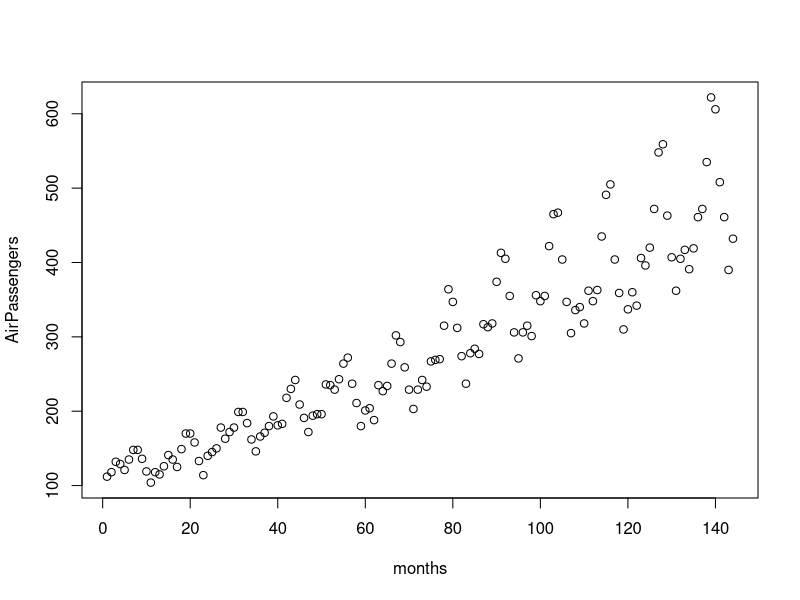
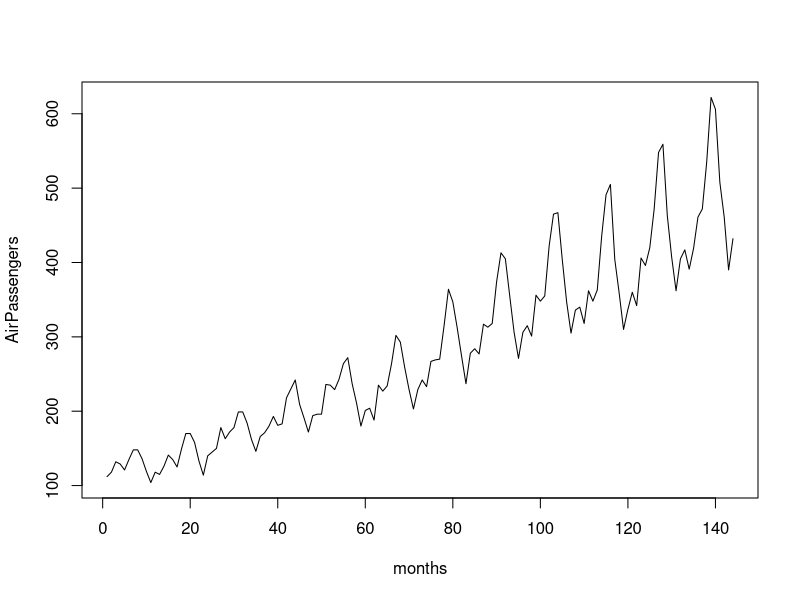
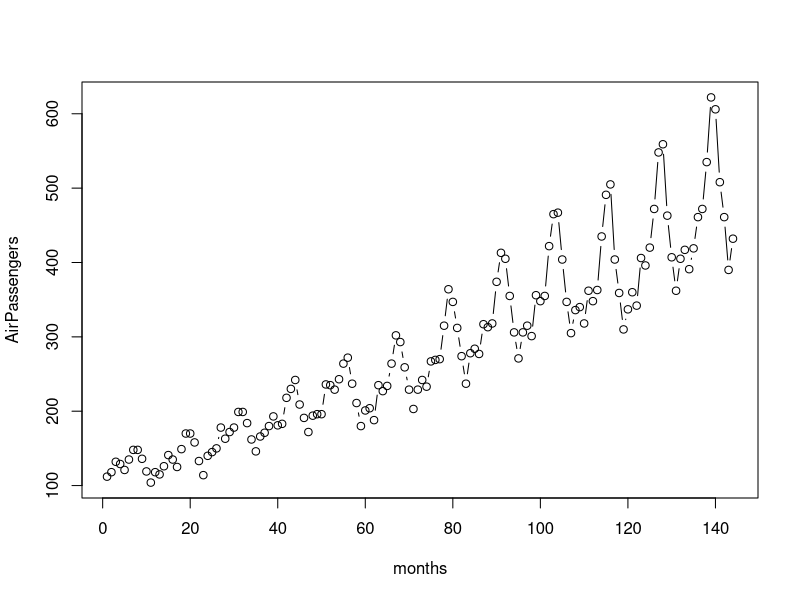
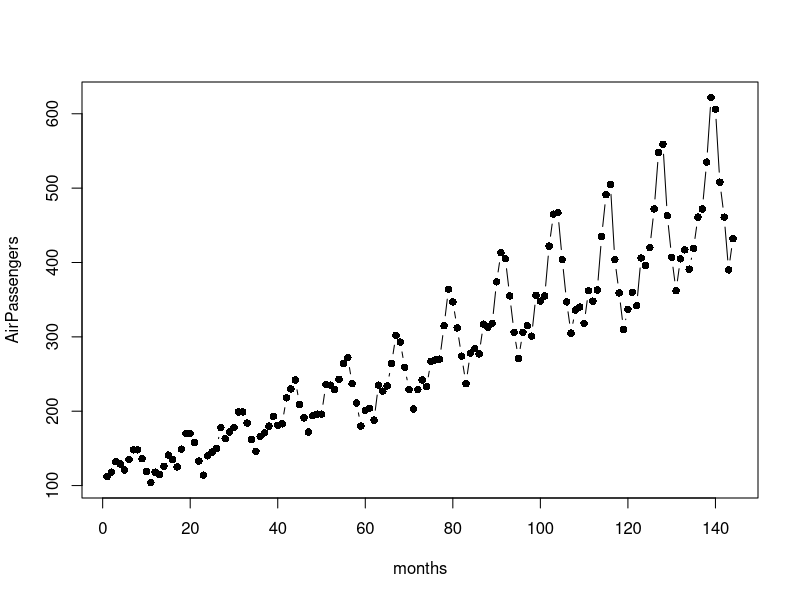
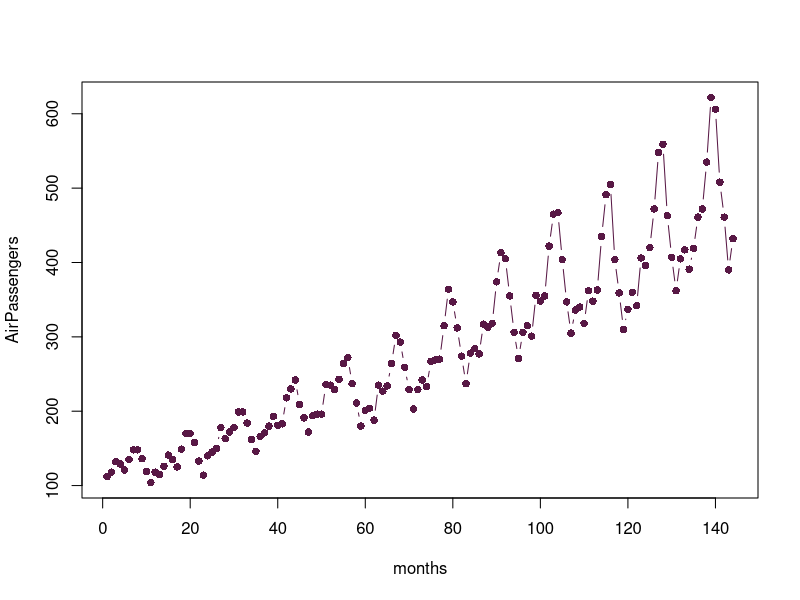
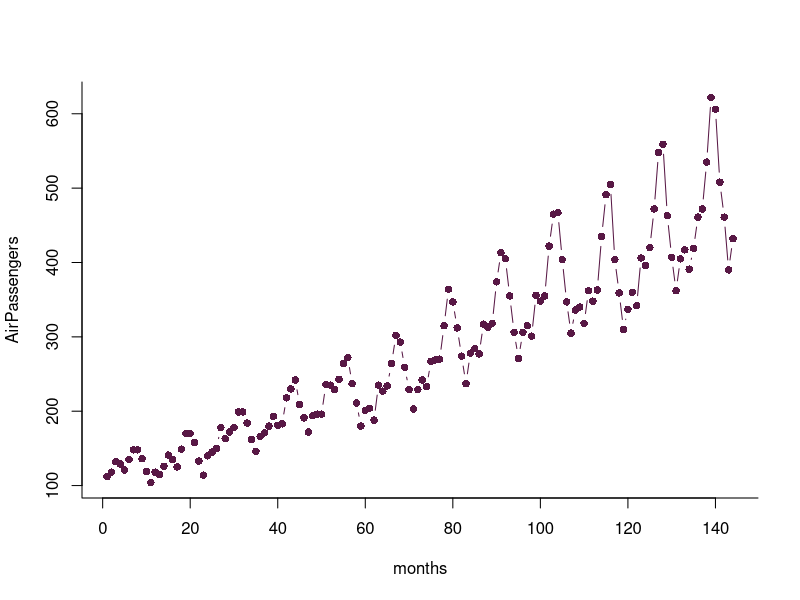
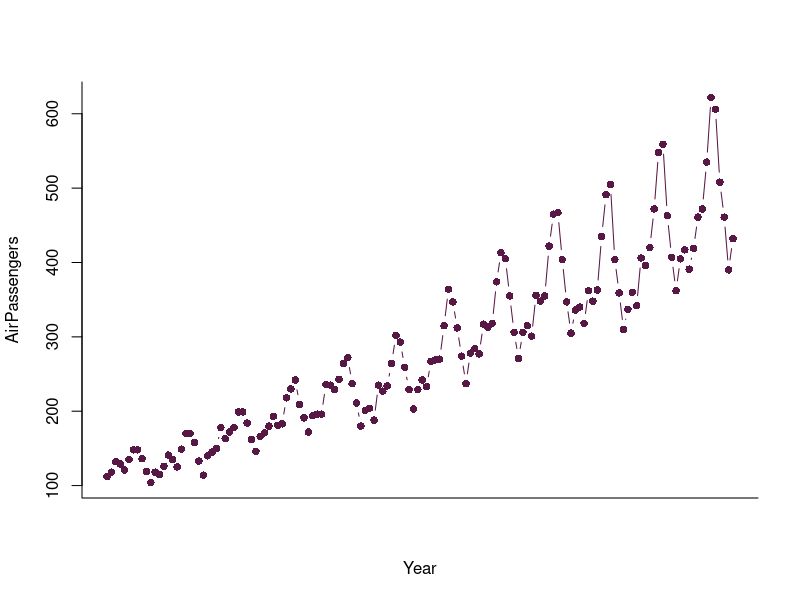
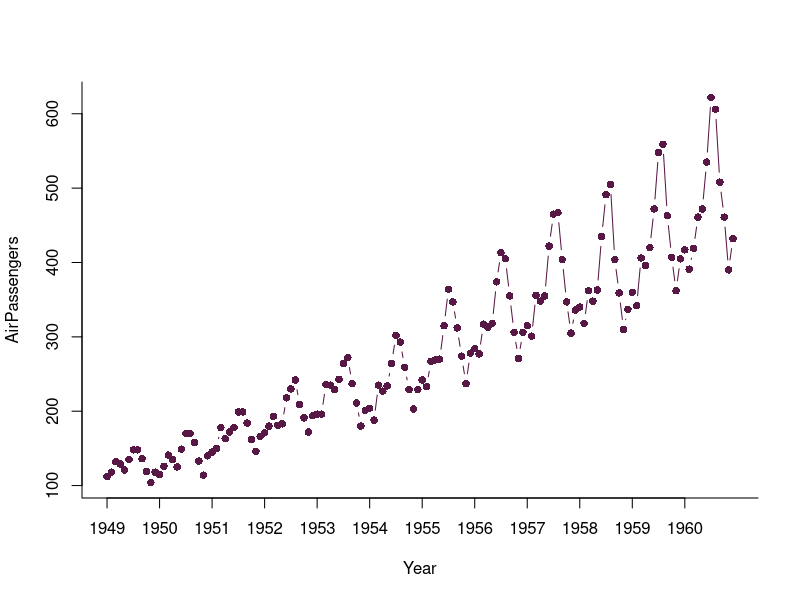

Source code (R) for these figures, in order:
## ---- chunk 1
data(AirPassengers)
head(AirPassengers)
## ---- chunk 2
months <- 1:length(AirPassengers)
## ---- chunk 3
plot(months,AirPassengers)
## ---- chunk 4
plot(months,AirPassengers,type="l")
plot(months,AirPassengers,type="b")
## ---- chunk 5
plot(months,AirPassengers,type="b",pch=16)
## ---- chunk 6
plot(months,AirPassengers,type="b",pch=16,col="#581845")
## ---- chunk 7
plot(months,AirPassengers,type="b",pch=16,col="#581845",bty="l")
## ---- chunk 8
plot(months,AirPassengers,type="b",pch=16,col="#581845",bty="l",xaxt="n",xlab="Year")
## ---- chunk 9
plot(months,AirPassengers,type="b",pch=16,col="#581845",bty="l",xaxt="n",xlab="Year")
axis(side = 1,at = seq(from=1,to=144,by=12),labels = 1949:1960)
## ---- chunk 10
plot(months,AirPassengers,type="b",pch=16,col="#581845",bty="l",xaxt="n",
     xlab="Year",ylab="Number of passengers (thousands)")
axis(side = 1,at = seq(from=1,to=144,by=12),labels = 1949:1960)
## ---- chunk 11
# The las parameter changes the orientation of the x labels
# The default is las = 0, which makes all axis text parallel to the axis line
# las = 1 makes all axis text horizontal
par(las=1)
# The tck parameter determines the length of the tick marks on the axes
# The default is tck=-0.5 (negative numbers give ticks outside the axis)
# We will make the tick marks a bit shorter
par(tck=-0.01)
# The mgp parameter changes the spacing between the axis and the axis labels
# The default is c(3,1,0), which leaves a lot of white space
# We will shrink it to c(1.8,0.2,0)
par(mgp=c(1.8,0.2,0))
# The cex parameters control the sizes of points and text in the graph
# The overall cex parameter controls everything together, cex.axis the axis text,
# cex.lab the axis labels, and cex.main the graph title (if you have one)
# We will increase the size of the axis labels slightly from the default of 1
par(cex.lab=1.2)
# Finally for now (although there are many other graphical parameters), the mar
# parameter sets the margin spacing around the figure. The default is c(5.1,4.1,4.1,2.1)
# Since we have removed other white space, we would now have a lot of white space
# around our figure, so we will shrink these margins a bit
par(mar=c(3.2,3.2,0.2,0.2))
plot(months,AirPassengers,type="b",pch=16,col="#581845",bty="l",xaxt="n",
     xlab="Year",ylab="Number of passengers (thousands)")
axis(side = 1,at = seq(from=1,to=144,by=12),labels = 1949:1960)
## ---- chunk 12
data(mtcars)
head(mtcars)
## ---- chunk 13
hist(mtcars$mpg)
## ---- chunk 14
par(tck=-0.01)
par(las=1)
par(mgp=c(1.8,0.2,0))
par(mar=c(3.2,3.2,0.2,0.2))
par(cex.lab=1.2)
hist(mtcars$mpg,breaks=seq(from=10,to=34,by=2),
     xlab="Fuel economy (mpg)",xaxp=c(10,34,12),
     main=NA,col="#581845")
box(bty="l")
## ---- chunk 15
par(tck=-0.01)
par(las=1)
par(mgp=c(2.0,0.2,0))
par(mar=c(3.2,3.2,0.2,0.2))
par(cex.lab=1.2)
plot(density(mtcars$mpg),main=NA,bty="l",col="#581845",xlab="Fuel economy (mpg)")
## ---- chunk 16
par(tck=-0.01)
par(las=1)
par(mgp=c(2.0,0.2,0))
par(mar=c(3.2,3.2,0.2,0.2))
par(cex.lab=1.2)
plot(density(mtcars$mpg),main=NA,bty="l",col="#581845",xlab="Fuel economy (mpg)")
polygon(density(mtcars$mpg),col="#58184577")
## ---- chunk 17
boxplot(mtcars$mpg~mtcars$cyl)
## ---- chunk 18
par(tck=-0.01)
par(las=1)
par(mgp=c(1.8,0.2,0))
par(mar=c(3.2,3.2,0.2,0.2))
par(cex.lab=1.2)
boxplot(mtcars$mpg~mtcars$cyl,frame=FALSE,
        col="#581845",outcol="#581845",
        xlab="Number of cylinders", ylab="Fuel economy (mpg)",
        pch=16)
box(bty="l")
## ---- chunk 19
library(ggplot2)
## ---- chunk 20
mtcars$cyl <- as.factor(mtcars$cyl)
## ---- chunk 21
ggplot(data = mtcars,mapping = aes(x=wt, y=mpg)) + geom_point()
## ---- chunk 22
ggplot(mtcars, aes(x=wt, y=mpg)) + 
  geom_point()+
  geom_smooth(method=lm)
## ---- chunk 23
ggplot(mtcars, aes(x=wt, y=mpg, shape=cyl)) +
  geom_point()
## ---- chunk 24
ggplot(mtcars, aes(x=wt, y=mpg, shape=cyl, color=cyl)) +
  geom_point()
## ---- chunk 25
ggplot(mtcars, aes(x=wt, y=mpg, color=cyl, shape=cyl)) +
  geom_point() + 
  geom_smooth(method=lm)
## ---- chunk 26
ggplot(mtcars, aes(x=wt, y=mpg, color=cyl, shape=cyl)) +
  geom_point() + 
  geom_smooth(method=lm, aes(fill=cyl))
## ---- chunk 27
ggplot(mtcars, aes(x=wt, y=mpg)) + 
  geom_point()+
  geom_smooth(method=lm) + 
  facet_wrap(~cyl)
## ---- chunk 28
ggplot(mtcars, aes(x=wt, y=mpg)) + 
  geom_point()+
  geom_smooth(method=lm) + 
  facet_wrap(~cyl+gear)
## ---- chunk 29
ggplot(mtcars, aes(x=wt, y=mpg)) + 
  geom_point()+
  geom_smooth(method=lm)+
  scale_x_continuous(name = "Car weight (1000 lb)",)+
  scale_y_continuous(name = "Fuel efficiency (MPG)")+
  theme_classic()
## ---- chunk 30
ggplot(data = mtcars,mapping = aes(x = mpg)) + 
  # The 'bins' parameter here specifies the number of bins we want to plot
  # You can also specify bin widths, or the breaks between each bin manually
  geom_histogram(bins = 12,fill = "#58184599") + 
  scale_x_continuous(name = 'Fuel economy (mpg)') + 
  scale_y_continuous(name = 'Frequency') + 
  theme_classic()
## ---- chunk 31
ggplot(data = mtcars,mapping = aes(x = mpg)) + 
  geom_density(fill="#58184599") + 
  scale_x_continuous(name = 'Fuel economy (mpg)') + 
  scale_y_continuous(name = 'Density') + 
  theme_classic()
## ---- chunk 32
ggplot(data = mtcars,mapping = aes(x = cyl,y = mpg)) + 
  geom_boxplot(fill = "#58184599") + 
  scale_x_discrete(name = "Number of cylinders") + 
  scale_y_continuous(name = "Fuel economy (mpg)") +
  theme_classic()
## ---- chunk 33
p <- ggplot(data = mtcars,mapping = aes(x = cyl,y = mpg)) + 
  geom_boxplot(fill = "#58184599") + 
  scale_x_discrete(name = "Number of cylinders") + 
  scale_y_continuous(name = "Fuel economy (mpg)") +
  theme_classic()

# The 'width' and 'height' parameters specify the dimensions of the saved graph,
# in the 'units' specified (here cm), with the resolution 
ggsave(filename = "ggBoxplot.png",plot = p,width = 12.5,height = 10,
       units = "cm",dpi = 1200)
## ---- chunk 34
p <- ggplot(data = mtcars,mapping = aes(x = cyl,y = mpg)) + 
  geom_boxplot(fill = "#58184599") + 
  scale_x_discrete(name = "Number of cylinders") + 
  scale_y_continuous(name = "Fuel economy (mpg)") +
  theme_classic()

# For vector files, we no longer need the 'dpi' parameter
ggsave(filename = "ggBoxplot.pdf",plot = p,width = 12.5,height = 10,
       units = "cm")

